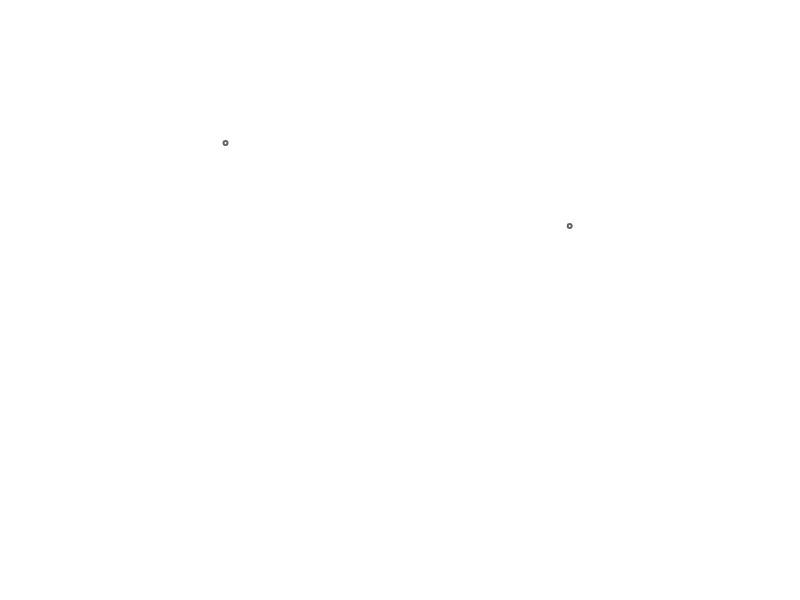
Frame 1 (no input)
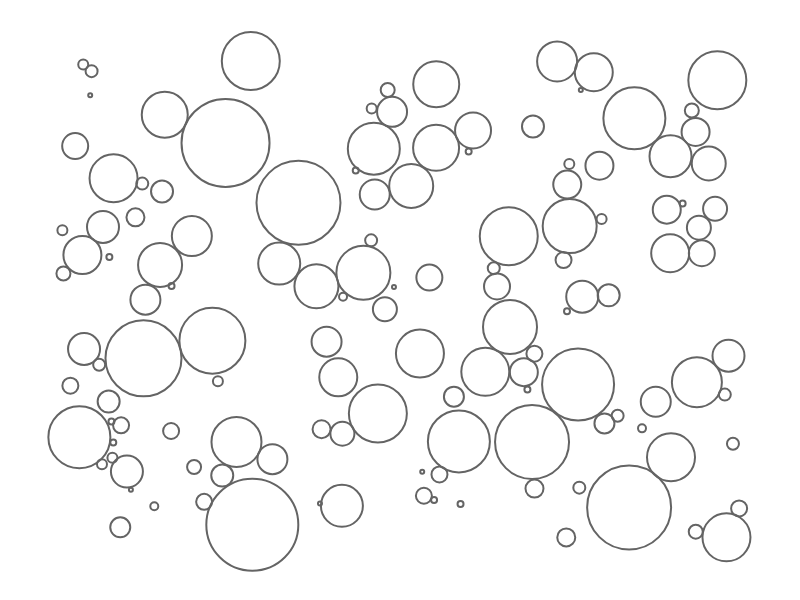
Frame 60 (no input)
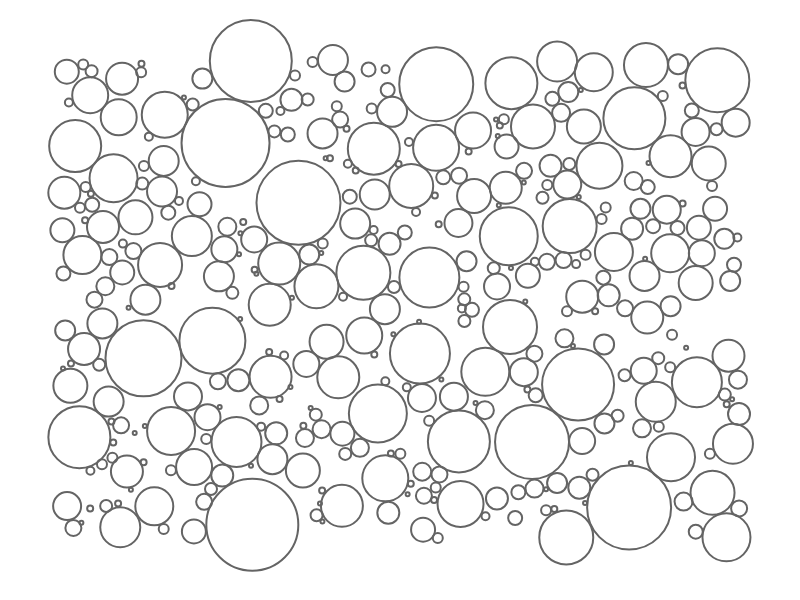
Frame 120 (the mouse pressed at the canvas centre since frame 60)

The p5.js sketch that drew these frames (run headless with seeded random() and noise() and a simulated clock; from frame 60 on, the mouse is pressed at the canvas centre):

// p5.js sketch
// ── sketch.js
var circles;
var maxCount = 4000;
var count = 0;

function setup() {
  createCanvas(800, 600);
  frameRate(120);
  circles = [];
}

function draw() {
  if (count < maxCount) {
    background(255, 255, 255);
    for (k = 0; k < count / 100 + 1; k++) {
      count++;
      let c = new Circle();
      let colide;
      let attemp = 0;
      do {
        colide = false;
        c.x = random(width - 120) + 60;
        c.y = random(height - 120) + 60;
        attemp++;
        for (let i = 0; i < circles.length; i++) {
          if (c.colide(circles[i])) {
            colide = true;
            break;
          }
        }
      } while (colide && attemp < 1000);
      if (!colide) {
        append(circles, c);
      }
    }
    for (let i = 0; i < circles.length; i++) {
      if (circles[i].growing) {
        circles[i].r += 1;
        for (let j = 0; j < circles.length; j++) {
          if (i != j && circles[i].colide(circles[j])) {
            circles[i].growing = false;
            break;
          }
        }
      }
      circles[i].draw();
    }
  }
}

// ── circle.js
class Circle {
  constructor() {
    this.x = random(width);
    this.y = random(height);
    this.r = 1;
    this.growing = true;

    this.draw = function () {
      strokeWeight(2);
      stroke(100);
      noFill();
      circle(this.x, this.y, this.r * 2);
    };

    this.colide = function (circle) {
      let dx = abs(this.x - circle.x);
      let dy = abs(this.y - circle.y);
      let dist = sqrt(dx * dx + dy * dy);
      return dist - (this.r + circle.r) < 1;
    };
  }
}

// ── circles.js
class Circles {
  constructor(count) {
    this.circles = [];
    for (let i = 0; i < count; i++) {
      this.circles[i] = new Circle();
      let colide = false;
      do {
        this.circles[i].x = random(50, width - 100);
        this.circles[i].y = random(50, height - 100);
        colide = false;
        for (let j = 0; j < i; j++) {
          if (this.circles[i].colide(this.circles[j])) {
            colide = true;
            break;
          }
        }
      } while (colide);
    }

    this.move = function () {
      for (let i = 0; i < this.circles.length; i++) {
        let oldx = this.circles[i].x;
        let oldy = this.circles[i].y;
        this.circles[i].move();
        let colide = false;
        for (let j = i + 1; j < this.circles.length; j++) {
          if (this.circles[i].colide(this.circles[j])) {
            let ivx = this.circles[i].v.x;
            let ivy = this.circles[i].v.y;
            let ispeed = this.circles[i].speed;
            this.circles[i].v.set(this.circles[j].v.x, this.circles[j].v.y);
            this.circles[i].speed = this.circles[j].speed;
            this.circles[j].v.set(ivx, ivy);
            this.circles[j].speed = ispeed;
            colide = true;
          }
        }
        if (colide) {
          this.circles[i].x = oldx;
          this.circles[i].y = oldy;
        }
      }
    };

    this.show = function () {
      this.circles.forEach(function (c) {
        c.show();
      });
    };
  }
}
